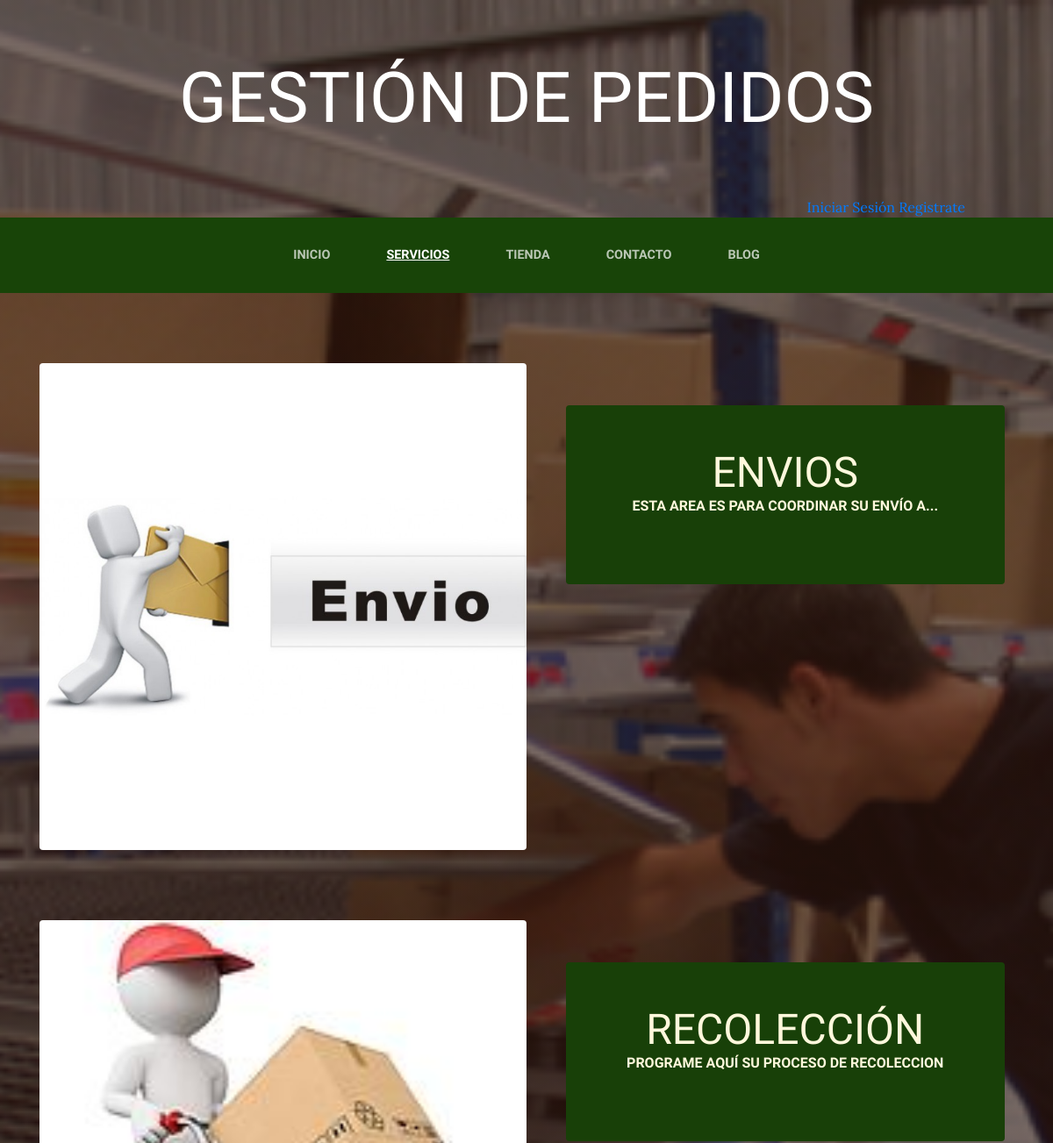
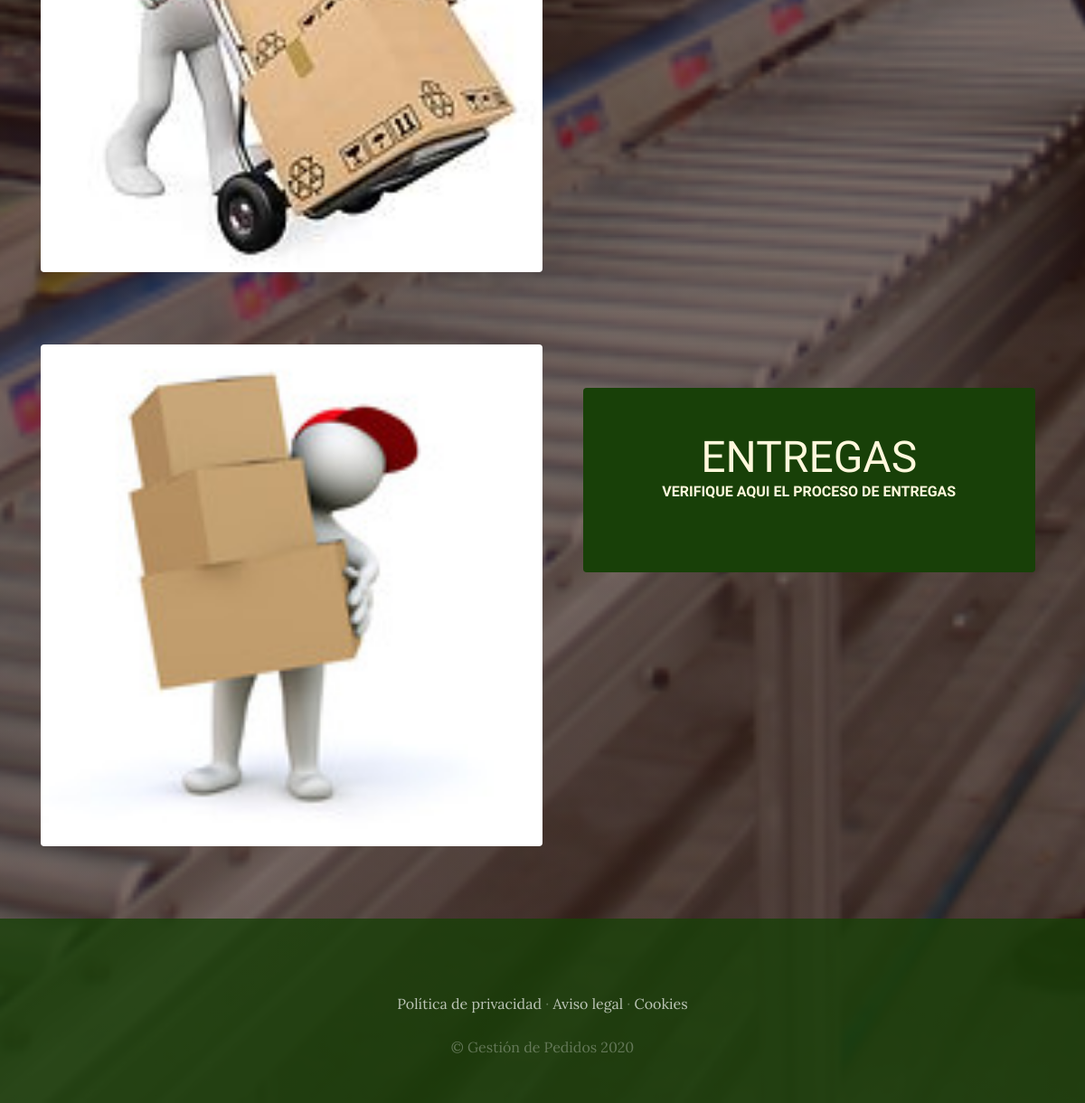
Page /services/ on the committed database (2 pictures, top to bottom).
### servicesApp/models.py (models this page shows, shortened)
class services(models.Model):
    tittle=models.CharField(max_length=50)  #
    content=models.CharField(max_length=50)
    image=models.ImageField(upload_to='services') # upload_to sirve para indicar en que carpeta de media se guardara
    created=models.DateTimeField(auto_now_add=True) #usadas para tener como referencia cuando fue creada
    updated=models.DateTimeField(auto_now_add=True) #usada como referencia para saber ultima actualizacion
    class Meta:
        verbose_name="service"
        verbose_name_plural="services"

### servicesApp/views.py (the view)
# urls.py: path('', service, name='services'), # se deja sin dirección ya que ya apunta directamente a esta dirección
def service(request):
    servicio=services.objects.all()  #con esto me traigo todo los servicios del modelo
    ctx={"servicios":servicio}
    return render(request, "services/services.html",ctx)

### carApp/context_processor.py (called while the page is built)
def total_cost(request):
    total=0
    if request.user.is_authenticated:
       for key, value  in request.session["car"].items():
        total=total+float(value["price"])
    else:
       total="Inicia sesión para ver el total"
    return {"total_cost":total}

### servicesApp/templates/services/services.html
{% extends "proyectoWebApp/base.html" %}
{% load static %}
{% block content %}
{% for servicio in servicios %}
<section class="page-section clearfix">
    <div class="container">
      <div class="intro">
        <img class="intro-img img-fluid mb-3 mb-lg-0 rounded" src="{{servicio.image.url}}" alt="Imagen de {{servicio.tittle}}" style="width: 50%;" >
        <div class="intro-text left-0 text-center bg-faded p-5 rounded">
          <h2 class="section-heading mb-4" >
            <span class="section-heading-lower">{{servicio.tittle}}</span>
            <span class="section-heading-upper">{{servicio.content}}</span>
          </h2>
        </div>
      </div>
    </div>
  </section>
{% endfor %}
{% endblock %}

### proyectoWebApp/static/proyectoWebApp/css/gestion.css (style rules this page uses)
body { font-family: 'Lora'; background: linear-gradient(rgba(47, 23, 15, 0.65), rgba(47, 23, 15, 0.65)), url("../img/bg_main.jpg"); background-attachment: fixed; background-position: center; background-size: cover; }
h1, h2, h3, h4, h5, h6 { font-family: 'Raleway'; }
.page-section { margin-top: 5rem; margin-bottom: 5rem; }
.section-heading { text-transform: uppercase; }
.section-heading .section-heading-upper { display: block; font-size: 1rem; font-weight: 800; padding-bottom:.5rem; }
.section-heading .section-heading-lower { display: block; font-size: 3rem; font-weight: 100; }
.bg-faded { background-color: rgba(255, 255, 255, 0.85); }
.intro { position: relative; }
@media (min-width: 992px) { .intro .intro-img { width: 75%; float: left; } }
@media (min-width: 992px) { .intro .intro-text { left: 600; width: 60%; margin-top: 3rem; background-color: rgba(24, 64, 8); color: cornsilk; position: absolute; } }
@media (min-width: 1200px) { .intro .intro-text { width: 45%; } }

### rows in the picture
services: image (picture), tittle "ENVIOS", content "ESTA AREA ES PARA COORDINAR SU ENVÍO A..."
services: image (picture), tittle "RECOLECCIÓN", content "PROGRAME AQUÍ SU PROCESO DE RECOLECCION"
services: image (picture), tittle "ENTREGAS", content "VERIFIQUE AQUI EL PROCESO DE ENTREGAS"
